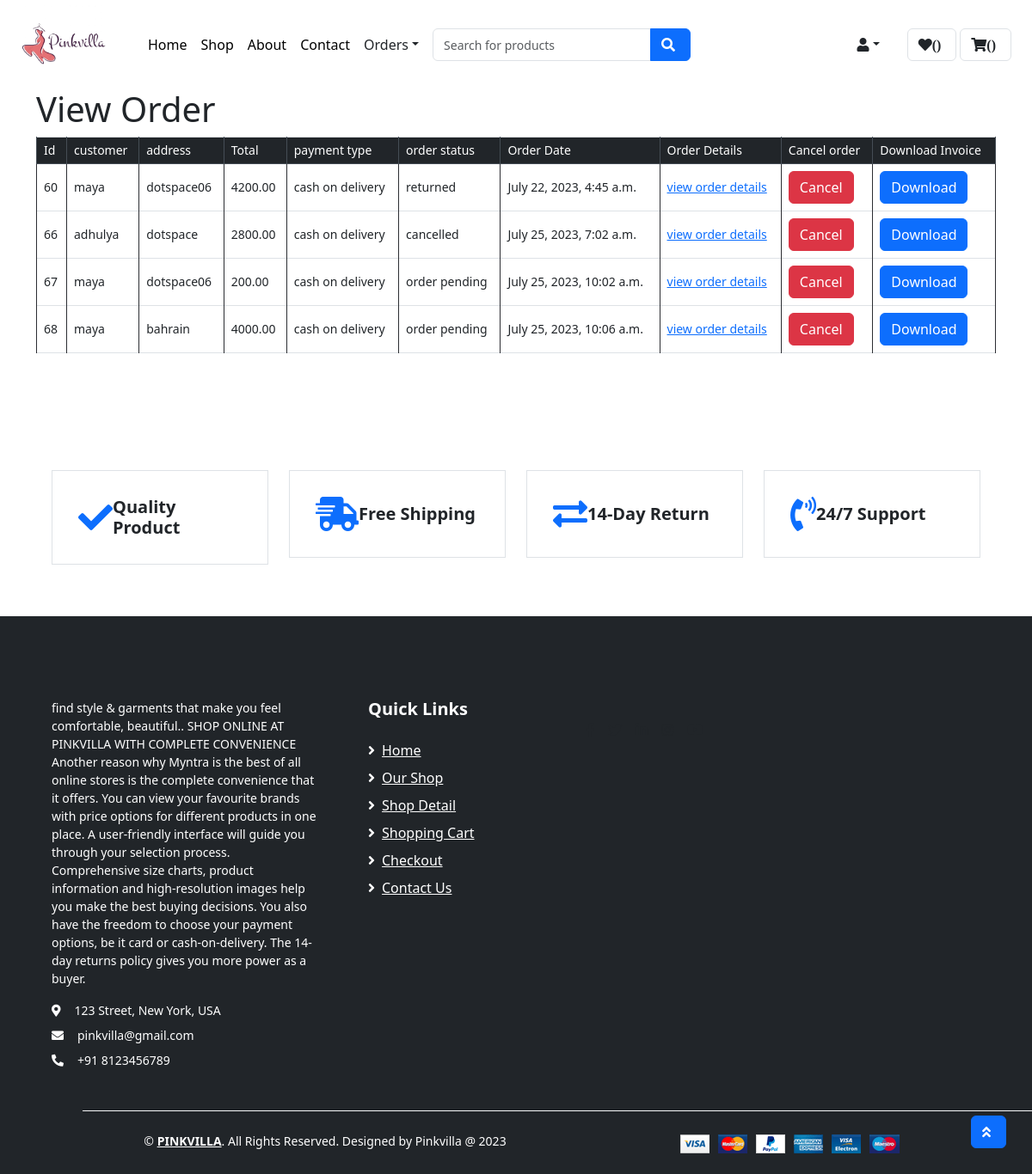
Page /view_order/ on the earlier database version.
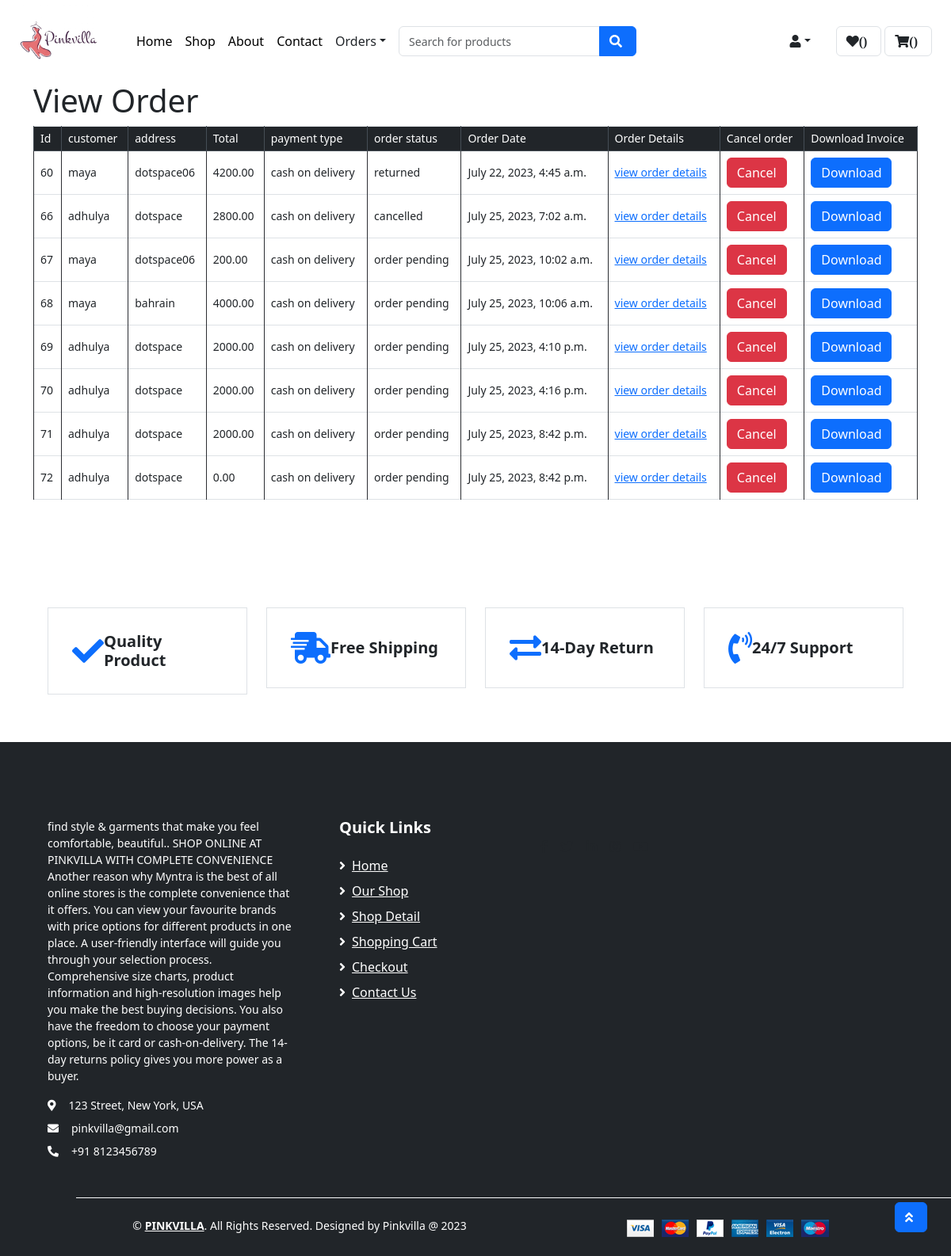
Same page on the later database version.
### app1/models.py (models this page shows, shortened)
class Order(models.Model):
    ORDER_STATUS_CHOICES = (
        ('order pending','order pending'),
        ('order confirmed','order confirmed'),
        ('delivered','delivered'),
        ('returned','returned'),
        ('cancelled','cancelled')
    )
    PAYMENT_CHOICES = (
        ('cash on delivery','cash on delivery'),
        ('online payment','online payment')
    )
    customer = models.ForeignKey(custom_user,on_delete=models.SET_NULL,null=True,blank=True)
    address = models.ForeignKey(Address,on_delete=models.SET_NULL,null=True,blank=True)
    date_ordered = models.DateTimeField(auto_now_add=True)
    order_status = models.CharField(max_length=100,choices=ORDER_STATUS_CHOICES,default='order pending')
    payment_type = models.CharField(max_length=100,choices=PAYMENT_CHOICES,default='cash on delivery')
    total = models.DecimalField(max_digits=10,decimal_places=2,default=0)
    coupon = models.ForeignKey(Coupon, on_delete=models.SET_NULL,null=True,blank= True)

class custom_user(models.Model):
    id = models.AutoField(primary_key=True)
    first_name = models.CharField(max_length=255)
    username = models.CharField(max_length=255)
    is_superuser = models.BooleanField(default=False)
    email = models.CharField(max_length=255)
    password = models.CharField(max_length=255)
    phone_number = models.CharField(max_length=20, blank=True, null=True)
    status =  models.BooleanField(default=True)

class Address(models.Model):
    username = models.ForeignKey(custom_user, on_delete=models.CASCADE)
    flat = models.CharField(max_length=255)
    locality = models.CharField(max_length=255)
    city = models.CharField(max_length=255)
    pincode = models.CharField(max_length=20, blank=True, null=True)
    state = models.CharField(max_length=255)
    def __str__(self):
        return self.flat

### app1/views.py (the view)
# urls.py: path('view_order/',views.view_order,name = 'view_order'),
def view_order(request):
    orderobj = Order.objects.all()
    context = {
        "orderobj":orderobj
    }
    return render(request, 'view_order.html',context )

### app1/templates/view_order.html (shortened to what this page needs)
{% extends 'user_product.html' %}
            {% load static %}
                {% block main-content %}
                <div class="container">
                    <h1>View Order</h1>
                    <table class="table table-bordered">
                        <thead class="thead-dark">
                            <tr>
                                <th>Id</th>
                                <th>customer</th>
                                <th>address</th>
                                <th>Total</th>
                                <th>payment type</th>
                                <th>order status</th>
                                <th>Order Date</th>
                                <th>Order Details</th>
                                <th>Cancel order</th>
                                <th>Download Invoice</th>
                            </tr>
                        </thead>
                        <tbody>
                            {% for order in orderobj %}
                            <tr>
                                <td>{{ order.id }}</td>
                                <td>{{ order.customer.username }}</td>
                                <td>{{ order.address }}</td>
                                <td>{{ order.total }}</td>
                                <td>{{ order.payment_type }}</td>
                                <td>{{order.order_status}}</td>
                                <td>{{order.date_ordered }}</td>
                            <td><a href="{% url 'userorder_items' order.id %}">view order details</a></td>
                            <td> <button type="button" onclick="cancelOrder({{ order.id }})" class="btn btn-danger">Cancel  </button></td>
                            <td><a href="{% url 'download_invoice' order.id %}" class="btn btn-primary">Download</a></td>
                            </tr>
                            {% endfor %}
                        </tbody>
                    </table>
                </div>
                {% endblock main-content %}

### app1/templates/user_product.html (shortened to what this page needs)
{% extends 'user_home.html' %}
{% load static %}

### app1/templates/user_home.html (shortened to what this page needs)
<!DOCTYPE html>
<html lang="en">
  {% load static %}
<head>
    <link href="https://cdnjs.cloudflare.com/ajax/libs/font-awesome/5.10.0/css/all.min.css" rel="stylesheet">
    <link href="lib/owlcarousel/assets/owl.carousel.min.css" rel="stylesheet">
    <link href="/static/app/css/style.min.css" rel="stylesheet">
    <link href="{% static 'app/css/style.css' %}" rel="stylesheet">
    <link href="https://cdn.jsdelivr.net/npm/bootstrap@5.3.0/dist/css/bootstrap.min.css" rel="stylesheet">
</head>
<body>
    <div class="row align-items-center py-1 px-xl-4">
        <div class="d-flex align-items-center">
            <div class="mr-5 d-none d-lg-block">
                <a href="" class="text-decoration-none">
                    <h1 class="mb-3 display-5 font-weight-semi-bold">
                             <img src="{% static "app/img/product/logo2.png" %}" alt="Logo" class="img-fluid"  style="width: 100px; height: auto; ">
                    </h1>
                </a>
            </div>
            <div class="mr-3">
                <a href="{% url 'userhome' %}" style="text-decoration: none;">
                    <button type="button" style="border: none; background: none; padding: 0; cursor: pointer;">Home</button>
                </a>
            </div>
            <div class="mr-3">
                <a href="{% url 'shop' %}" style="text-decoration: none;">
                    <button type="button" style="border: none; background: none; padding: 0; cursor: pointer;">Shop</button>
                </a>
            </div>
            <div class="mr-3">
                <a href="{% url 'about' %}" style="text-decoration: none;">
                    <button type="button" style="border: none; background: none; padding: 0; cursor: pointer;">About</button>
                </a>
            </div>
            <div class="mr-3">
                <a href="{% url 'contact' %}" style="text-decoration: none;">
                    <button type="button" style="border: none; background: none; padding: 0; cursor: pointer;">Contact</button>
                </a>
            </div>
            <div class="nav-item dropdown mr-3">
                <a href="#" class="nav-link dropdown-toggle" data-toggle="dropdown">Orders</a>
            </div>
                    <form action="{% url 'search_products' %}" method="GET" class="flex-grow-1">
                        <div class="input-group" style="width: 300px;">
                            <input type="text" class="form-control" name="q" placeholder="Search for products">
                            <div class="input-group-append">
                                <button type="submit" class="btn btn-primary">
                                    <i class="fa fa-search"></i>
                                </button>
                            </div>
                        </div>
                    </form>
                <div class="nav-item dropdown mr-3">
                    <a href="#" class="nav-link dropdown-toggle " data-toggle="dropdown"><i class="fa fa-user" aria-hidden="true"></i></a>
                </div>
                <a href="{% url 'wishlist' %}" class="btn border ml-3">
                    <i class="fas fa-heart">({{ wishlist_count }})</i>
                </a>
                <a href="{% url 'show-cart' %}" class="btn border ml-1">
                    <i class="fas fa-shopping-cart">({{ cart_count }})</i>
                </a>
            </div>
        </div>
   {% block main-content%}{% endblock main-content%}
    <br>
    <br>
    <br>
     <div class="container-fluid pt-5">
        <div class="row px-xl-5 pb-3">
            <div class="col-lg-3 col-md-6 col-sm-12 pb-1">
                <div class="d-flex align-items-center border mb-4" style="padding: 30px;">
                    <h1 class="fa fa-check text-primary m-0 mr-3"></h1>
                    <h5 class="font-weight-semi-bold m-0">Quality Product</h5>
                </div>
            </div>
            <div class="col-lg-3 col-md-6 col-sm-12 pb-1">
                <div class="d-flex align-items-center border mb-4" style="padding: 30px;">
                    <h1 class="fa fa-shipping-fast text-primary m-0 mr-2"></h1>
                    <h5 class="font-weight-semi-bold m-0">Free Shipping</h5>
                </div>
            </div>
            <div class="col-lg-3 col-md-6 col-sm-12 pb-1">
                <div class="d-flex align-items-center border mb-4" style="padding: 30px;">
                    <h1 class="fas fa-exchange-alt text-primary m-0 mr-3"></h1>
                    <h5 class="font-weight-semi-bold m-0">14-Day Return</h5>
                </div>
            </div>
            <div class="col-lg-3 col-md-6 col-sm-12 pb-1">
                <div class="d-flex align-items-center border mb-4" style="padding: 30px;">
                    <h1 class="fa fa-phone-volume text-primary m-0 mr-3"></h1>
                    <h5 class="font-weight-semi-bold m-0">24/7 Support</h5>
                </div>
            </div>
        </div>
    </div>
    <div class="container-fluid bg-dark text-white mt-3 pt-5">
        <div class="row px-xl-5 pt-5">
            <div class="col-lg-4 col-md-12 mb-5 pr-3 pr-xl-5">
                <p>find style & garments that make you feel comfortable, beautiful..
                    SHOP ONLINE AT PINKVILLA WITH COMPLETE CONVENIENCE
Another reason why Myntra is the best of all online stores is the complete convenience that it offers.
 You can view your favourite brands with price options for different products in one place.
 A user-friendly interface will guide you through your selection process. Comprehensive size charts,
  product information and high-resolution images help you make the best buying decisions.
   You also have the freedom to choose your payment options, be it card or cash-on-delivery.
    The 14-day returns policy gives you more power as a buyer.
                </p>
                <p class="mb-2"><i class="fa fa-map-marker-alt text-white mr-3"></i>123 Street, New York, USA</p>
                <p class="mb-2"><i class="fa fa-envelope text-white mr-3"></i>pinkvilla@gmail.com</p>
                <p class="mb-0"><i class="fa fa-phone-alt text-white mr-3"></i>+91 8123456789</p>
            </div>
            <div class="col-lg-8 col-md-12">
                <div class="row">
                    <div class="col-md-4 mb-5">
                        <h5 class="font-weight-bold text-white mb-4">Quick Links</h5>
                        <div class="d-flex flex-column justify-content-start">
                            <a class="text-white mb-2" href="index.html"><i class="fa fa-angle-right mr-2"></i>Home</a>
                            <a class="text-white mb-2" href="shop.html"><i class="fa fa-angle-right mr-2"></i>Our Shop</a>
                            <a class="text-white mb-2" href="detail.html"><i class="fa fa-angle-right mr-2"></i>Shop Detail</a>
                            <a class="text-white mb-2" href="cart.html"><i class="fa fa-angle-right mr-2"></i>Shopping Cart</a>
                            <a class="text-white mb-2" href="checkout.html"><i class="fa fa-angle-right mr-2"></i>Checkout</a>
                            <a class="text-white" href="contact.html"><i class="fa fa-angle-right mr-2"></i>Contact Us</a>
                        </div>
                    </div>
                     <div class="col-md-4 mb-5">
                        <div class="d-flex flex-column justify-content-start">
                            <div class="d-inline-flex align-items-center">
                                <a class="text-dark px-2" href="">
                                    <i class="fab fa-facebook-f"></i>
                                </a>
                                <a class="text-dark px-2" href="">
                                    <i class="fab fa-twitter"></i>
                                </a>
                                <a class="text-dark px-2" href="">
                                    <i class="fab fa-linkedin-in"></i>
                                </a>
                                <a class="text-dark px-2" href="">
                                    <i class="fab fa-instagram"></i>
                                </a>
                                <a class="text-dark pl-2" href="">
                                    <i class="fab fa-youtube"></i>
                                </a>
                        </div>
                    </div>
                </div>
            </div>
        </div>
        <div class="row border-top border-light mx-xl-5 py-4">
            <div class="col-md-6 px-xl-0">
                <p class="mb-md-0 text-center text-md-left text-white">
                    &copy; <a class="text-white font-weight-semi-bold" href="#">PINKVILLA</a>. All Rights Reserved. Designed
                    by Pinkvilla @ 2023
                </p>
            </div>
            <div class="col-md-6 px-xl-0 text-center text-md-right">
                <img class="img-fluid" src="img/payments.png" alt="">
            </div>
        </div>
    </div>
    <a href="#" class="btn btn-primary back-to-top"><i class="fa fa-angle-double-up"></i></a>
</body>
</html>

Differences in the rows shown:
added Order: id "69", customer.username "adhulya", address "dotspace", total "2000.00", payment_type "cash on delivery", order_status "order pending", date_ordered "July 25, 2023, 4:10 p.m."
added Order: id "70", customer.username "adhulya", address "dotspace", total "2000.00", payment_type "cash on delivery", order_status "order pending", date_ordered "July 25, 2023, 4:16 p.m."
added Order: id "71", customer.username "adhulya", address "dotspace", total "2000.00", payment_type "cash on delivery", order_status "order pending", date_ordered "July 25, 2023, 8:42 p.m."
added Order: id "72", customer.username "adhulya", address "dotspace", total "0.00", payment_type "cash on delivery", order_status "order pending", date_ordered "July 25, 2023, 8:42 p.m."
